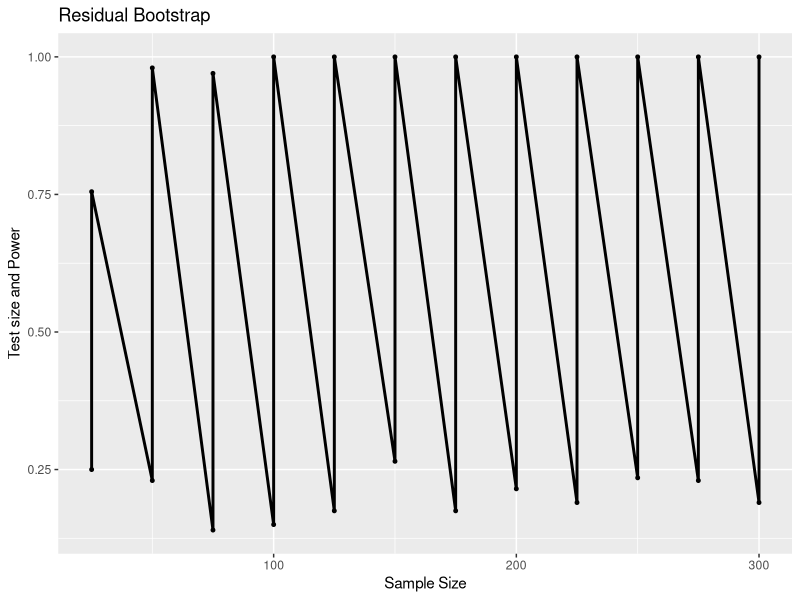

Write R code to recreate this figure.
library(ggplot2)

B<- 10
n <- seq(25,300,by=25)
rep <- 200
result <- data.frame(sample_size = n , test_size = rep(0,length(n)), power=rep(0,length(n)))

for(i in 1:length(n)){
  rej_num1 <- 0
  rej_num2 <- 0
  for(j in 1:rep){
    X <- cbind(1,matrix(rnorm(2*n[i],0,1),n[i],2))
    y <- X %*% c(-2,0.5,5) + rnorm(n[i],0,1)
    b_hat <- solve(t(X) %*% X) %*% t(X) %*% y
    residual <- y - X %*% b_hat
    
    re_beta <- matrix(0,B,3)
    re_dist <- matrix(0,B,3)
    for(k in 1:B){
      index <- sample(residual,n[i],replace = T)
      re_y <- X %*% b_hat + index
      re_beta[k,] <- solve(t(X) %*% X) %*% t(X) %*% re_y
      re_dist[k,] <- sqrt(n[i])*(re_beta[k,] - b_hat)
      t_s1 <- sqrt(n[i])*(b_hat[3]-5)
      t_s2 <- sqrt(n[i])*(b_hat[2]-0)
    }
    rej_rule1 <- (t_s1 < quantile(re_dist[,3],0.025) | t_s1 > quantile(re_dist[,3],0.975))
    rej_num1 <- rej_num1 + rej_rule1
    rej_rule2 <- (t_s2 < quantile(re_dist[,2],0.025) | t_s2 > quantile(re_dist[,2],0.975))
    rej_num2 <- rej_num2 + rej_rule2
  }
  result$test_size[i] <- rej_num1 / rep
  result$power[i] <- rej_num2 / rep
}
result <- reshape(result, varying = c("test_size", "power"), v.names = "probability",timevar = "Methods", times = c("test_size", "power"), direction = "long",idvar = "sample_size",ids=n)
ggplot(result,aes(x=sample_size), group = Methods , colours = Methods)+
  geom_line(aes(y=probability),size=1)+
  geom_point(aes(y=probability),size=1)+
  labs(x="Sample Size",y="Test size and Power",title="Residual Bootstrap")

